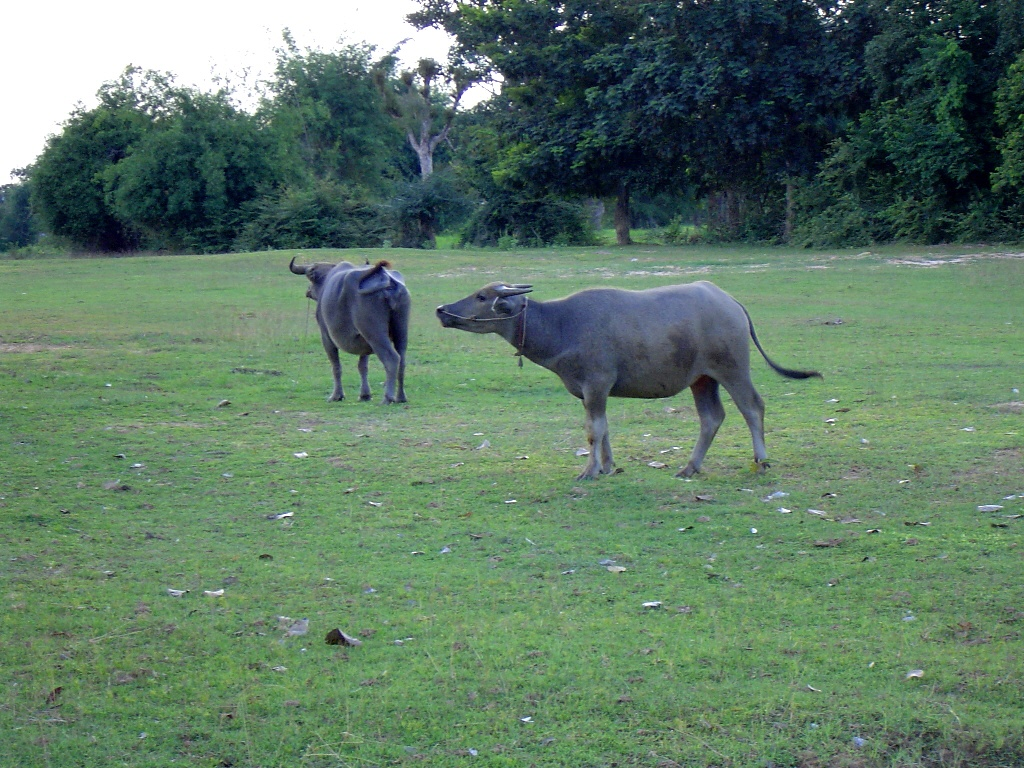
//> input picture OpenCV2_learn/1_ComputerVisionProgrammingGuide_3rd/images/Kwai051a.jpg, 1024 x 768 px
$ ./7-2-1 ../images/Kwai051a.jpg   (built with g++ and OpenCV 4)
//> lines starting //> are read from the running program, lines starting //| are printed output that depends on the picture
#include <iostream>

#include <opencv2/highgui/highgui.hpp>
#include <opencv2/imgproc/imgproc.hpp>


int main(int argc, char* argv[])
{
    if (argc != 2)
    {
        std::cerr << "Parameters Error!" << std::endl;
        return -1;
	}

	// Load Gray Image
	cv::Mat image = cv::imread(argv[1], 0);
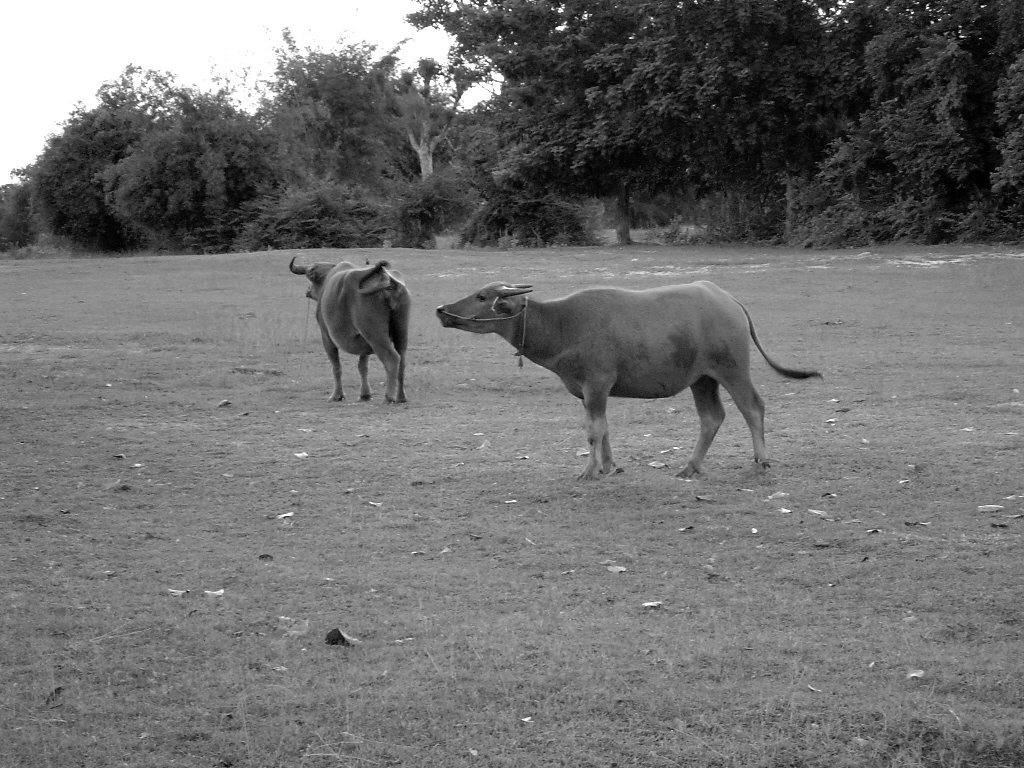
//> image: 768 rows x 1024 cols, CV_8UC1; min 0, max 255, mean 111.8
    if (image.data == nullptr)
    {
        std::cerr << "Load Image Failed!" << std::endl;
        return -1;
    }

    cv::Mat contuors;
    cv::Canny(image, contuors, 25, 125);    // 25: Low Threshold, 125: High Threshold
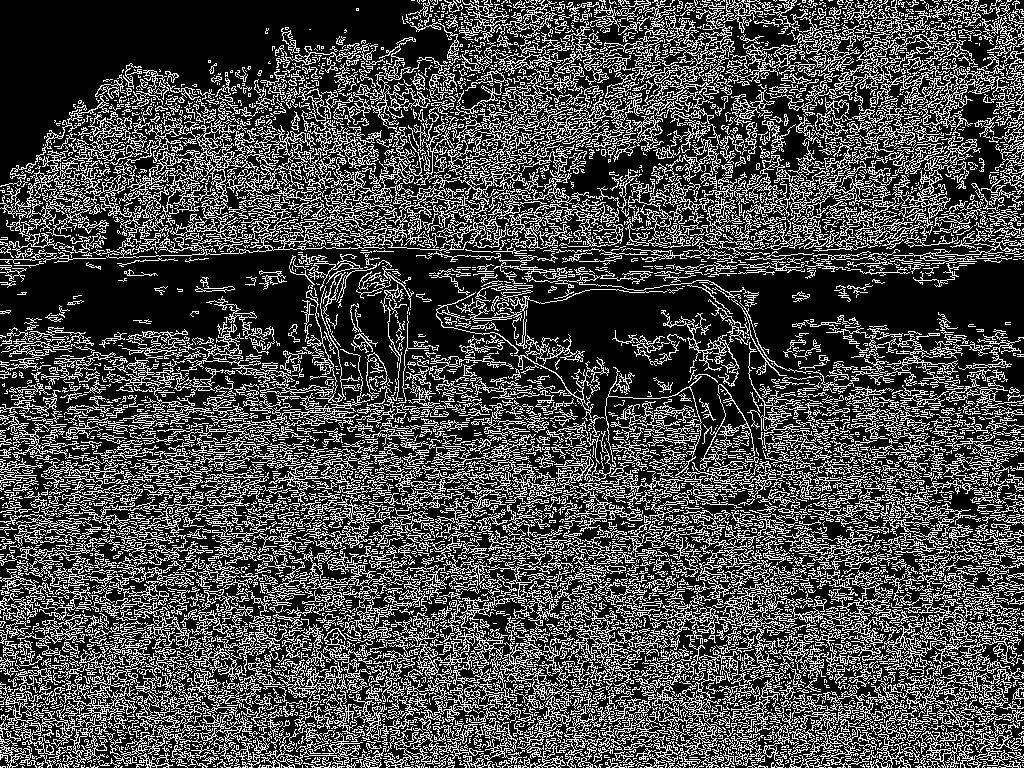
//> contuors: 768 rows x 1024 cols, CV_8UC1; 28.7% white in thin lines or dots

    cv::imshow("Canny", contuors);

    cv::waitKey(0);
    cv::destroyAllWindows();

    return 0;
}

$ run again, on OpenCV2_learn/1_ComputerVisionProgrammingGuide_3rd/images/1.png
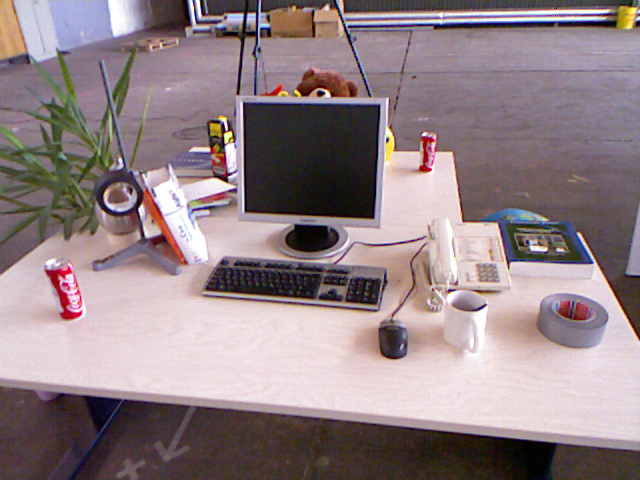
//> input picture OpenCV2_learn/1_ComputerVisionProgrammingGuide_3rd/images/1.png, 640 x 480 px
//> `cv::Mat image = cv::imread(argv[1], 0);`:
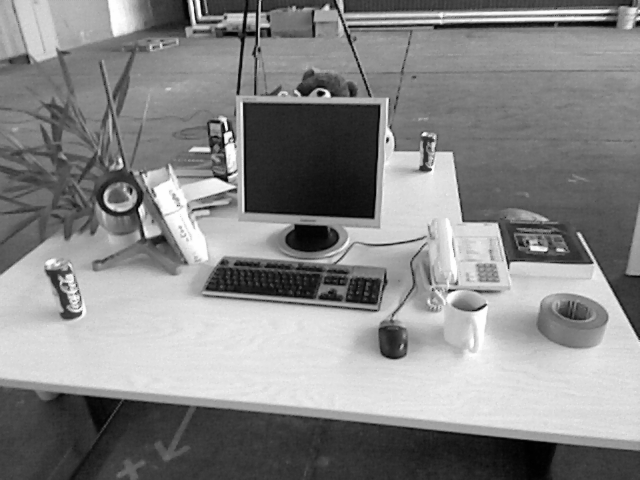
//> image: 480 rows x 640 cols, CV_8UC1; min 1, max 254, mean 134.7
//> `cv::Canny(image, contuors, 25, 125);`:
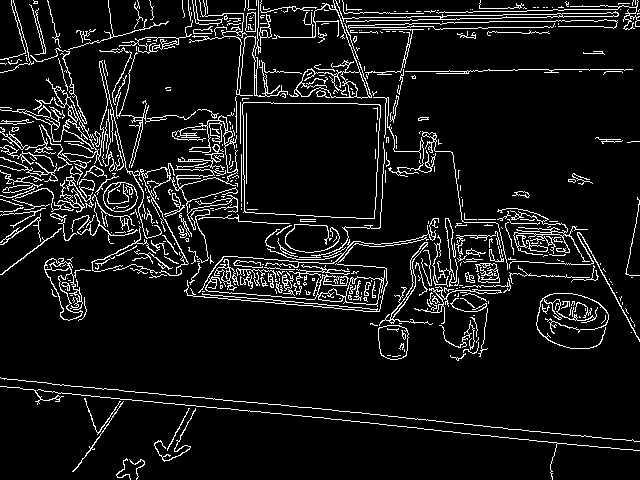
//> contuors: 480 rows x 640 cols, CV_8UC1; 8.5% white in thin lines or dots

$ run again, on OpenCV2_learn/1_ComputerVisionProgrammingGuide_3rd/images/2.png
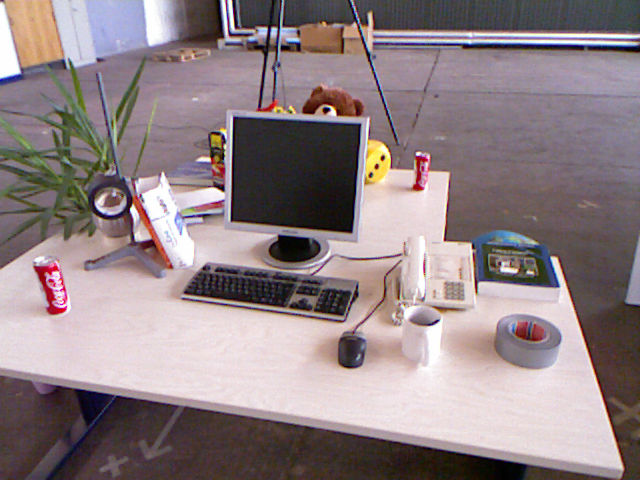
//> input picture OpenCV2_learn/1_ComputerVisionProgrammingGuide_3rd/images/2.png, 640 x 480 px
//> `cv::Mat image = cv::imread(argv[1], 0);`:
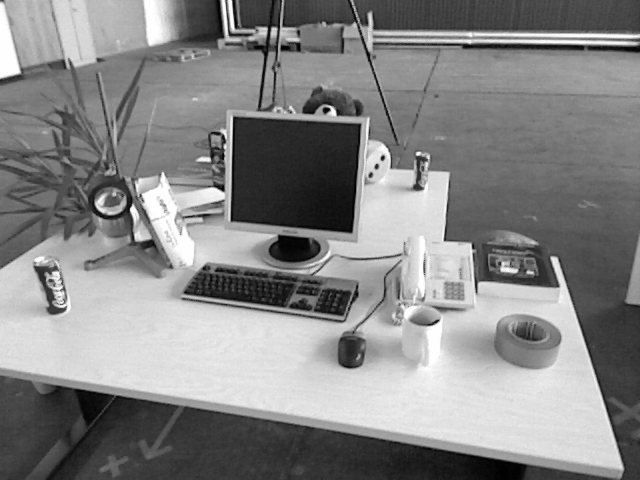
//> image: 480 rows x 640 cols, CV_8UC1; min 1, max 254, mean 134.1
//> `cv::Canny(image, contuors, 25, 125);`:
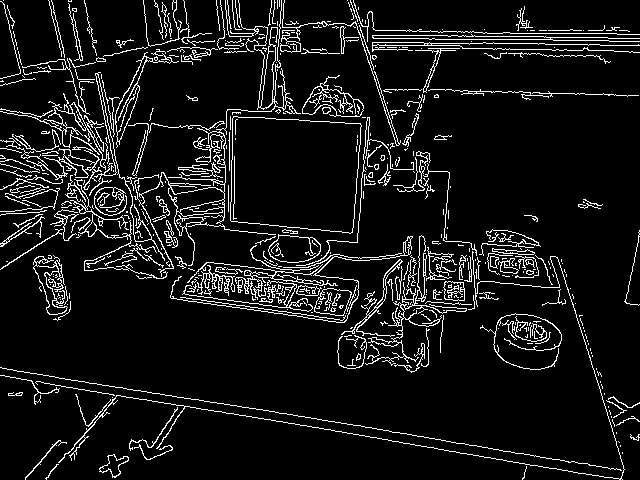
//> contuors: 480 rows x 640 cols, CV_8UC1; 8.5% white in thin lines or dots

$ run again, on OpenCV2_learn/1_ComputerVisionProgrammingGuide_3rd/images/World_Mission_Society_Church_of_God_DC.jpeg
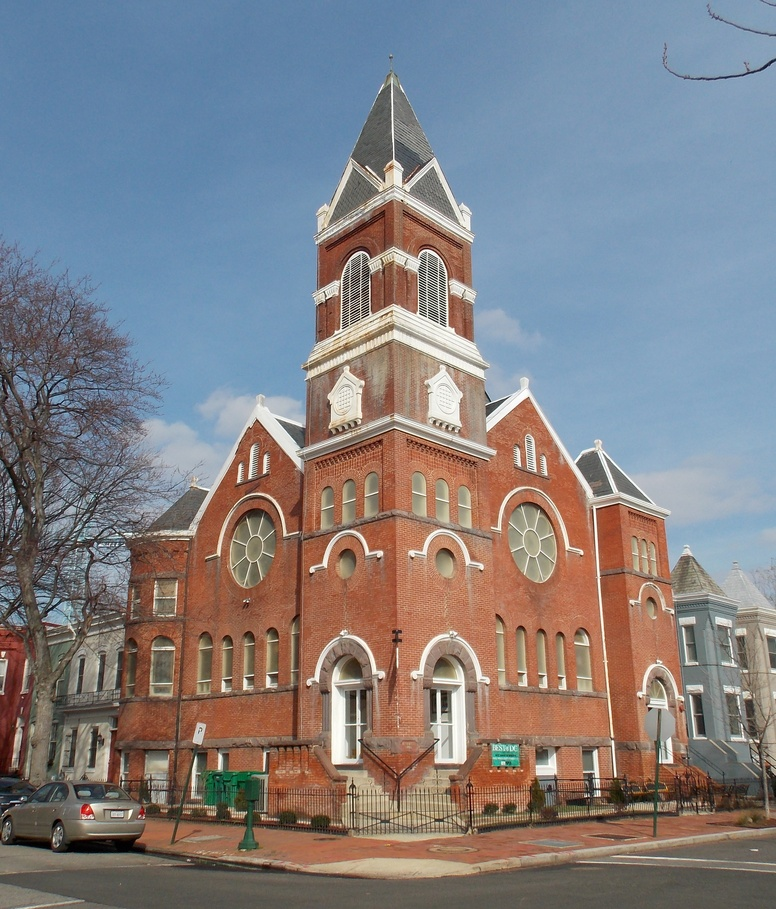
//> input picture OpenCV2_learn/1_ComputerVisionProgrammingGuide_3rd/images/World_Mission_Society_Church_of_God_DC.jpeg, 776 x 909 px, shrunk from 2828 x 3312 before the run
//> `cv::Mat image = cv::imread(argv[1], 0);`:
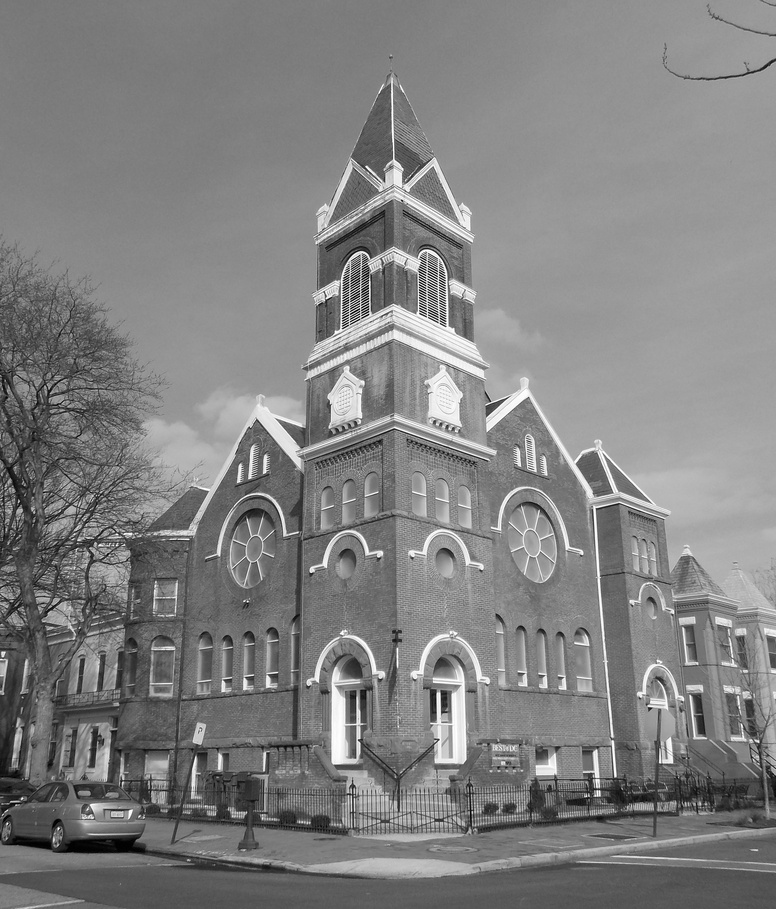
//> image: 909 rows x 776 cols, CV_8UC1; min 0, max 255, mean 129.1
//> `cv::Canny(image, contuors, 25, 125);`:
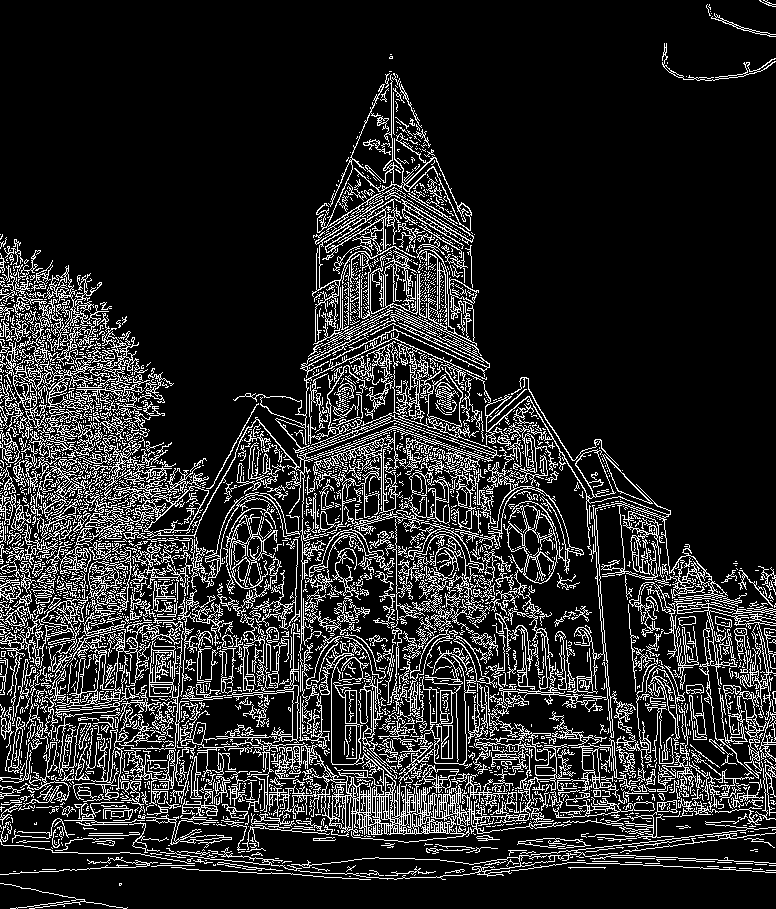
//> contuors: 909 rows x 776 cols, CV_8UC1; 15.7% white in thin lines or dots
